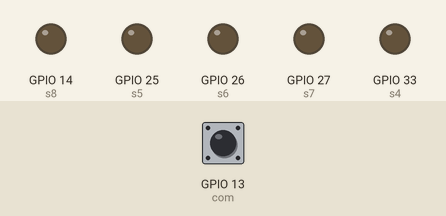
Recording of a sketch running on a simulated ESP32. On the bench: output pins drawn as LEDs (lit = HIGH). Dashed ring = blinking. Inputs (shaded band) come from the test bench; at power-on: GPIO 13 (com) LOW. Pins used as bus, display or sensor lines are not drawn.

Above: at 1.2 s.
1.3 s: GPIO 13 (com) driven HIGH
At 2.5 s:
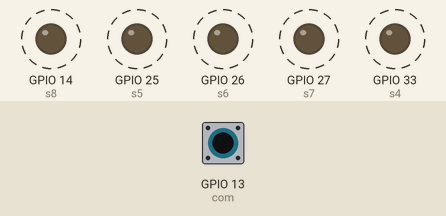
Timing chart, 0 to 2.8 s (numbered marks = the images above; inputs shaded):
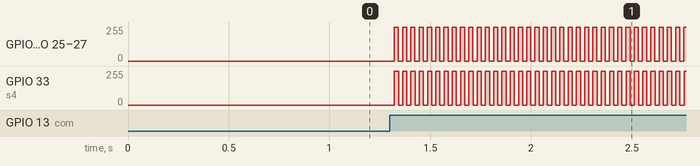

Measured:
- after the input at 1.3 s, GPIO 14 (s8), GPIO 25 (s5), GPIO 26 (s6), GPIO 27 (s7), GPIO 33 (s4): alternates 255/255 for 0.02 s and 0/255 for 0.02 s, starting at once

The sketch:

testSEND.ino
```cpp
#include <Arduino.h>
#include <analogWrite.h>

#define s1 34
#define s2 35
#define s3 32
#define s4 33
#define s5 25
#define s6 26
#define s7 27
#define s8 14

#define com 13


float sine1;
float sine2;
float sine3;
float sine4;
float sine5;
float sine6;
float sine7;
float sine8;
int sine_i;

void setup() {
  pinMode(s1, OUTPUT);
  pinMode(s2, OUTPUT);
  pinMode(s3, OUTPUT);
  pinMode(s4, OUTPUT);
  pinMode(s5, OUTPUT);
  pinMode(s6, OUTPUT);
  pinMode(s7, OUTPUT);
  pinMode(s8, OUTPUT);
  Serial.begin(115200);

  pinMode(com, INPUT);

}

void loop() {
  for(int i=-180; i<180;i++){
    if(digitalRead(com)==HIGH){
      sine1 = sin(i*(3.1415/180.0));
      sine2 = 2*sin(i*(3.1415/180.0));
      sine3 = 3*sin(i*(3.1415/180.0));
      sine4 = 4*sin(i*(3.1415/180.0));
      sine5 = 5*sin(i*(3.1415/180.0));
      sine6 = 6*sin(i*(3.1415/180.0));
      sine7 = 7*sin(i*(3.1415/180.0));
      sine8 = 8*sin(i*(3.1415/180.0));

      //sine_i=127+int(sine*255.0/2.0);

      analogWrite(s1, 127+int(sine1*255.0/2.0));
      analogWrite(s2, 127+int(sine2*255.0/2.0));
      analogWrite(s3, 127+int(sine3*255.0/2.0));
      analogWrite(s4, 127+int(sine4*255.0/2.0));
      analogWrite(s5, 127+int(sine5*255.0/2.0));
      analogWrite(s6, 127+int(sine6*255.0/2.0));
      analogWrite(s7, 127+int(sine7*255.0/2.0));
      analogWrite(s8, 127+int(sine8*255.0/2.0));
    }else{
      i=i-1;
    }
  }

}
```
